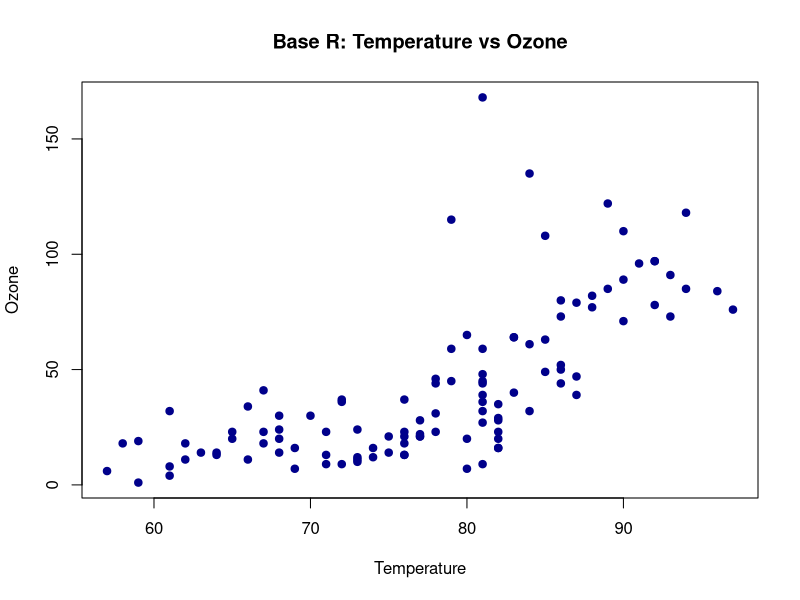
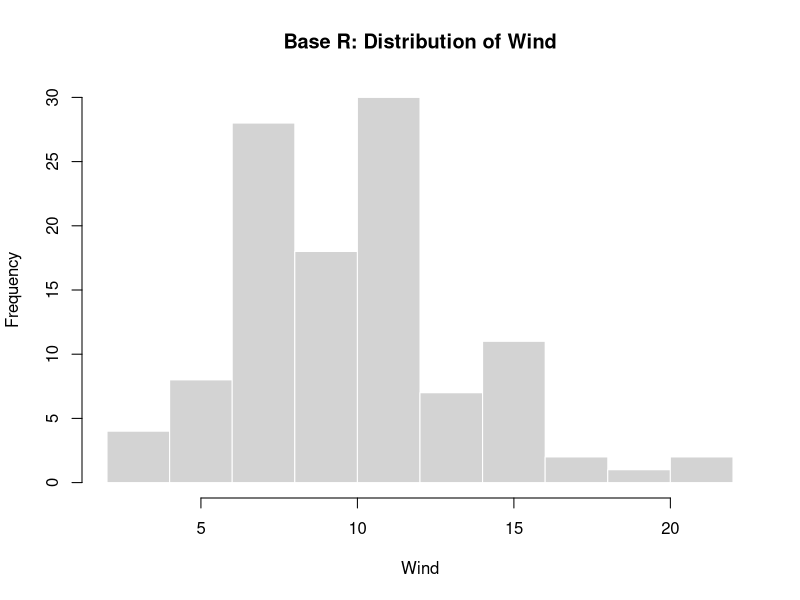
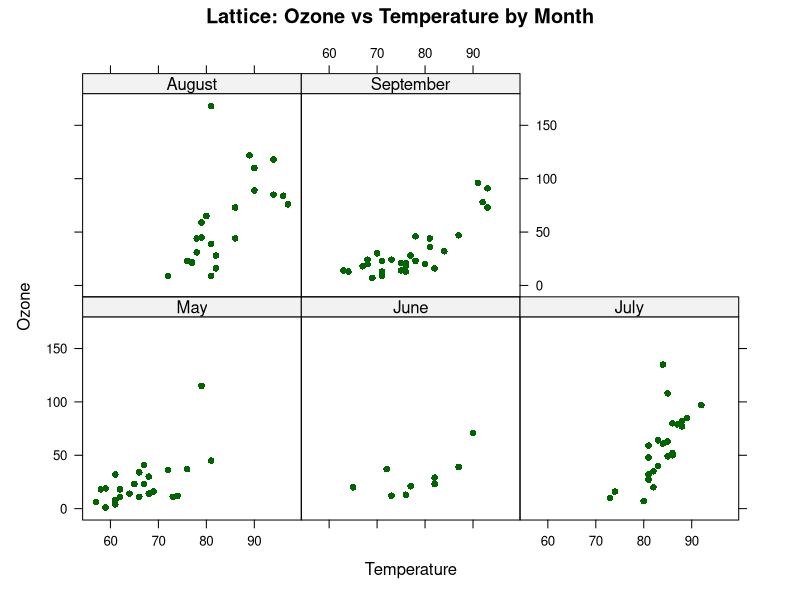
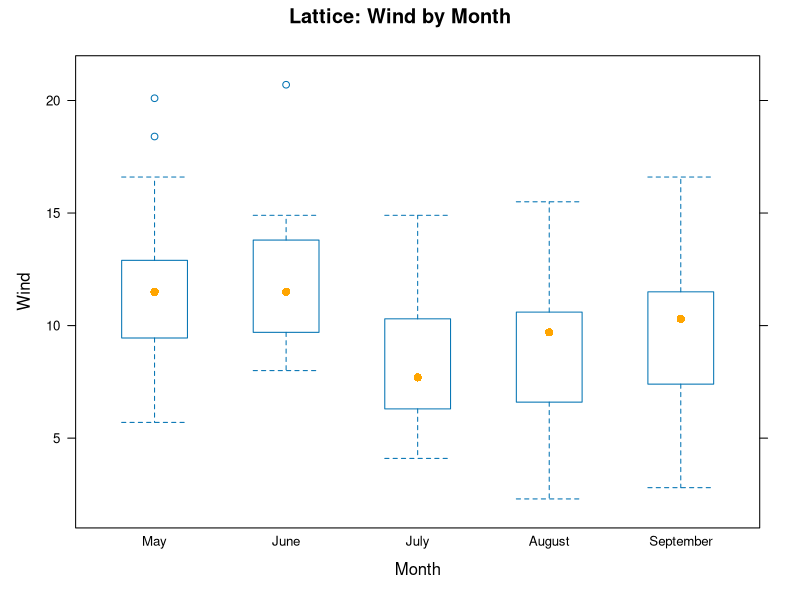
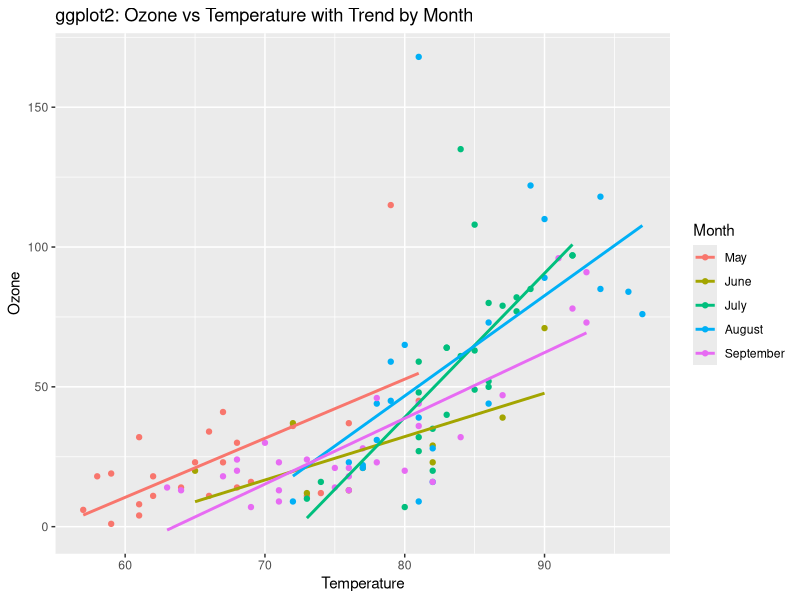
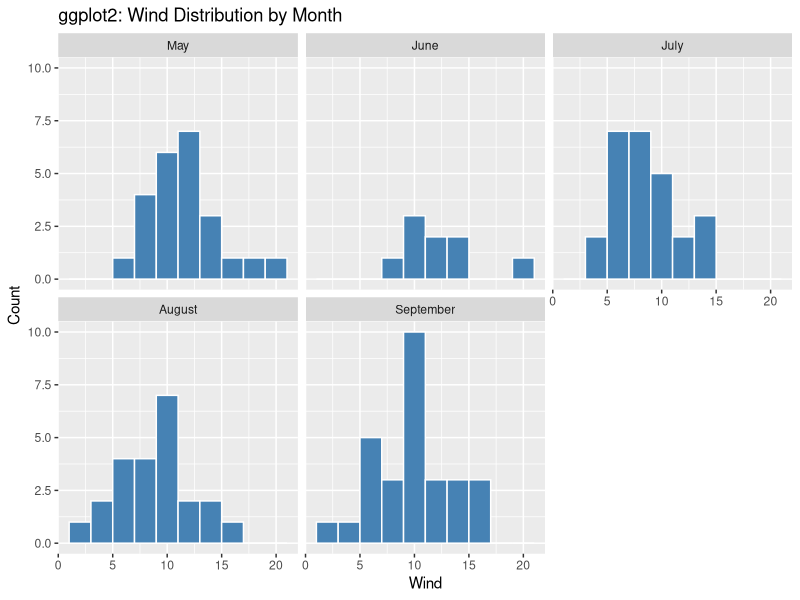

Here is the R script that generated these plots, in order:
# Assignment #9
# Name: Your Name
# Course: Your Course
# Description: Compare Base R, lattice, and ggplot2 graphics using a dataset from the Rdatasets collection.

# Load dataset
# airquality is included in the Rdatasets collection through the datasets package

data("airquality", package = "datasets")
head(airquality)

# Clean data
# Remove rows with missing values so the plots render cleanly

aq <- na.omit(airquality)

# Convert Month to a factor for grouped plots
aq$Month <- factor(
  aq$Month,
  levels = c(5, 6, 7, 8, 9),
  labels = c("May", "June", "July", "August", "September")
)

# --------------------------------------------------
# Base R Graphics
# --------------------------------------------------

# Plot 1: Scatter plot
plot(
  aq$Temp, aq$Ozone,
  main = "Base R: Temperature vs Ozone",
  xlab = "Temperature",
  ylab = "Ozone",
  pch = 19,
  col = "darkblue"
)

# Plot 2: Histogram
hist(
  aq$Wind,
  main = "Base R: Distribution of Wind",
  xlab = "Wind",
  col = "lightgray",
  border = "white"
)

# --------------------------------------------------
# Lattice Graphics
# --------------------------------------------------
library(lattice)

# Plot 3: Conditional scatter plot
xyplot(
  Ozone ~ Temp | Month,
  data = aq,
  main = "Lattice: Ozone vs Temperature by Month",
  xlab = "Temperature",
  ylab = "Ozone",
  pch = 16,
  col = "darkgreen",
  layout = c(3, 2)
)

# Plot 4: Boxplot
bwplot(
  Wind ~ Month,
  data = aq,
  main = "Lattice: Wind by Month",
  xlab = "Month",
  ylab = "Wind",
  col = "orange"
)

# --------------------------------------------------
# ggplot2 Graphics
# --------------------------------------------------
library(ggplot2)

# Plot 5: Scatter plot with smoothing
ggplot(aq, aes(x = Temp, y = Ozone, color = Month)) +
  geom_point() +
  geom_smooth(method = "lm", se = FALSE) +
  labs(
    title = "ggplot2: Ozone vs Temperature with Trend by Month",
    x = "Temperature",
    y = "Ozone"
  )

# Plot 6: Faceted histogram
ggplot(aq, aes(x = Wind)) +
  geom_histogram(binwidth = 2, fill = "steelblue", color = "white") +
  facet_wrap(~ Month) +
  labs(
    title = "ggplot2: Wind Distribution by Month",
    x = "Wind",
    y = "Count"
  )
